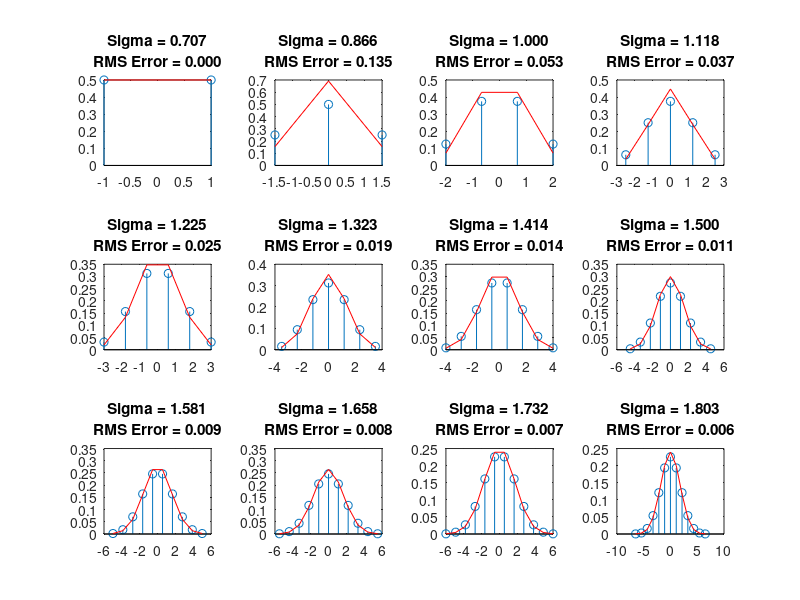

Write the MATLAB code that produced this figure. (Note: this script raises an error after producing the figure.)
%% Build binomial kernels
N = 12;
numPlotRows = round(sqrt(N));
numPlotCols = ceil(N/numPlotRows);

binomialKernel = cell(1, N);

binomialKernel{1} = [1 1];
for i = 2:N
    binomialKernel{i} = conv(binomialKernel{i-1}, binomialKernel{1});
end

%% Compare to Gaussians
sigma = zeros(1,N);
g = cell(1, N);
for i = 1:N
    width = length(binomialKernel{i});
    x = linspace(-width/2, width/2, width);
    
    sigma(i) = sqrt((i+1)/4);
    g{i} = exp(-x.^2 / (2*sigma(i)^2));
    g{i} = g{i}/sum(g{i});
    
    subplot(numPlotRows, numPlotCols, i), hold off
    
    b = binomialKernel{i}/sum(binomialKernel{i});
    stem(x, b); 
    hold on
    plot(x, g{i}, 'r')
    title({sprintf('Sigma = %.3f', sigma(i)), ...
        sprintf('RMS Error = %.3f', sqrt(mean( (b-g{i}).^2 )))});
end

%%
numLevels = 8;

p0 = cell(1, numLevels);
p1 = cell(1, numLevels);
p2 = cell(1, numLevels);

DoG = cell(1, numLevels);

kernel = [1 4 6 4 1];
kernel = kernel / sum(kernel);
p0{1} = img;
for k = 1:numLevels
   p1{k} = separable_filter(p0{k}, kernel);
   p2{k} = separable_filter(separable_filter(p1{k}, kernel), kernel);
   DoG{k} = p1{k} - p2{k};
   p0{k+1} = p2{k}(1:2:end,1:2:end);   
end

for k = 1:numLevels
    DoG{k} = imresize(DoG{k}, size(img), 'bilinear');
end
DoG = cat(3, DoG{:});
[~,whichScale] = max(abs(DoG),[],3);

subplot 121
imshow(img)
subplot 122
imagesc(whichScale), axis image
